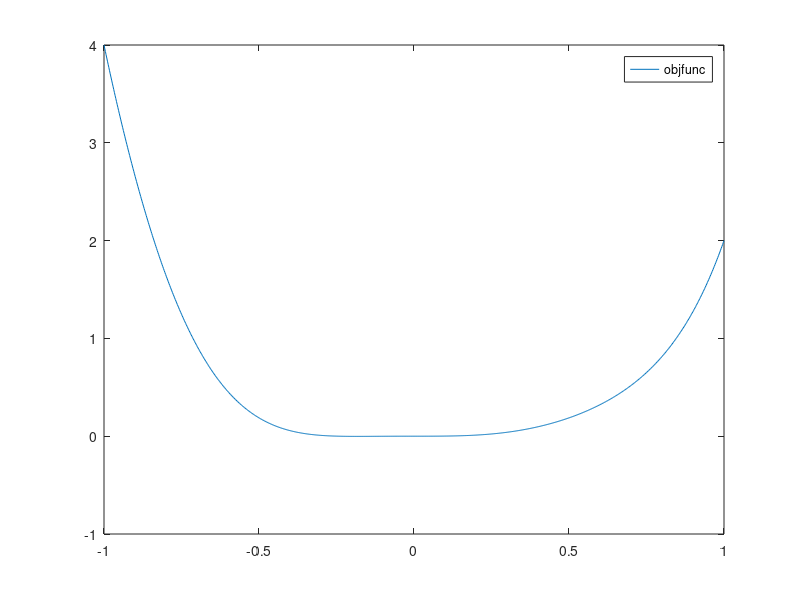

MATLAB code for this plot:
clc
clear

function y = objfunc(x);
y = 3*x^4 + x^3*cos(pi*x);
end

fplot(@objfunc, [-1 1])

xmin = fminsearch(@objfunc, 100)
ymin = objfunc(xmin)

% xmin =
% 
%    -0.1834
% 
% 
% ymin =
% 
%    -0.0018
%@ x = 100
% xmin =
% 
%    -0.1834
% 
% 
% ymin =
% 
%    -0.0018
